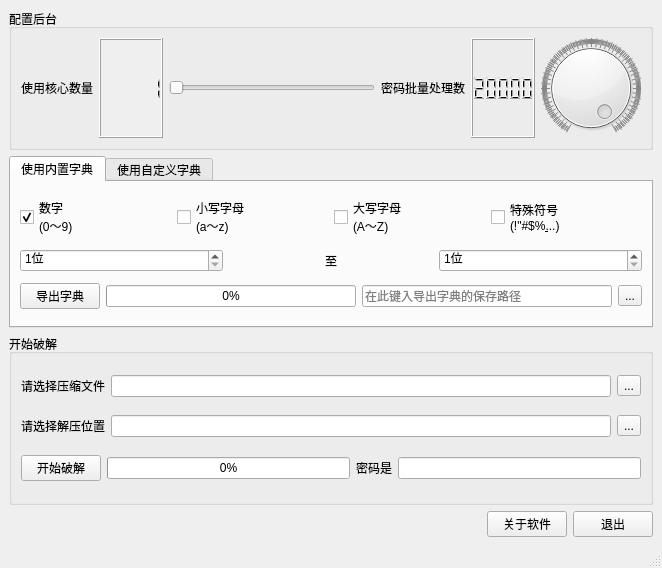
<?xml version="1.0" encoding="UTF-8"?>
<ui version="4.0">
 <class>MainWindow</class>
 <widget class="QMainWindow" name="MainWindow">
  <property name="geometry">
   <rect>
    <x>0</x>
    <y>0</y>
    <width>662</width>
    <height>568</height>
   </rect>
  </property>
  <property name="windowTitle">
   <string>压缩文件密码破解器</string>
  </property>
  <property name="windowIcon">
   <iconset>
    <normaloff>../res/icon.ico</normaloff>../res/icon.ico</iconset>
  </property>
  <property name="layoutDirection">
   <enum>Qt::LeftToRight</enum>
  </property>
  <property name="unifiedTitleAndToolBarOnMac">
   <bool>true</bool>
  </property>
  <widget class="QWidget" name="centralwidget">
   <layout class="QGridLayout" name="gridLayout_2">
    <item row="1" column="0">
     <widget class="QTabWidget" name="dict_source">
      <property name="sizePolicy">
       <sizepolicy hsizetype="Preferred" vsizetype="Expanding">
        <horstretch>0</horstretch>
        <verstretch>0</verstretch>
       </sizepolicy>
      </property>
      <property name="maximumSize">
       <size>
        <width>16777215</width>
        <height>16777215</height>
       </size>
      </property>
      <property name="toolTip">
       <string>切换字典源</string>
      </property>
      <property name="statusTip">
       <string>切换字典源</string>
      </property>
      <property name="whatsThis">
       <string>切换字典源</string>
      </property>
      <property name="currentIndex">
       <number>0</number>
      </property>
      <widget class="QWidget" name="internal_dict">
       <attribute name="title">
        <string>使用内置字典</string>
       </attribute>
       <layout class="QVBoxLayout" name="verticalLayout_2">
        <item>
         <layout class="QHBoxLayout" name="check_boxes">
          <item>
           <widget class="QCheckBox" name="checkBox_num">
            <property name="toolTip">
             <string>密码是否包含数字</string>
            </property>
            <property name="statusTip">
             <string>密码是否包含数字</string>
            </property>
            <property name="whatsThis">
             <string>密码是否包含数字</string>
            </property>
            <property name="text">
             <string>数字
(0～9)</string>
            </property>
            <property name="checked">
             <bool>true</bool>
            </property>
           </widget>
          </item>
          <item>
           <widget class="QCheckBox" name="checkBox_lower_letter">
            <property name="toolTip">
             <string>密码是否包含小写字母</string>
            </property>
            <property name="statusTip">
             <string>密码是否包含小写字母</string>
            </property>
            <property name="whatsThis">
             <string>密码是否包含小写字母</string>
            </property>
            <property name="text">
             <string>小写字母
(a～z)</string>
            </property>
           </widget>
          </item>
          <item>
           <widget class="QCheckBox" name="checkBox_upper_letter">
            <property name="toolTip">
             <string>密码是否包含大写字母</string>
            </property>
            <property name="statusTip">
             <string>密码是否包含大写字母</string>
            </property>
            <property name="whatsThis">
             <string>密码是否包含大写字母</string>
            </property>
            <property name="text">
             <string>大写字母
(A～Z)</string>
            </property>
           </widget>
          </item>
          <item>
           <widget class="QCheckBox" name="checkBox_symbols">
            <property name="toolTip">
             <string>密码是否包含特殊符号</string>
            </property>
            <property name="statusTip">
             <string>密码是否包含特殊符号</string>
            </property>
            <property name="whatsThis">
             <string>密码是否包含特殊符号</string>
            </property>
            <property name="text">
             <string>特殊符号
(!&quot;#$%&amp;...)</string>
            </property>
           </widget>
          </item>
         </layout>
        </item>
        <item>
         <layout class="QHBoxLayout" name="digits_boxes">
          <item>
           <widget class="QSpinBox" name="digit_min">
            <property name="toolTip">
             <string>设置最低位数</string>
            </property>
            <property name="statusTip">
             <string>设置最低位数</string>
            </property>
            <property name="whatsThis">
             <string>设置最低位数</string>
            </property>
            <property name="suffix">
             <string>位</string>
            </property>
            <property name="prefix">
             <string/>
            </property>
            <property name="minimum">
             <number>1</number>
            </property>
            <property name="maximum">
             <number>8</number>
            </property>
           </widget>
          </item>
          <item alignment="Qt::AlignHCenter">
           <widget class="QLabel" name="label_8">
            <property name="maximumSize">
             <size>
              <width>16777215</width>
              <height>40</height>
             </size>
            </property>
            <property name="text">
             <string>至</string>
            </property>
           </widget>
          </item>
          <item>
           <widget class="QSpinBox" name="digit_max">
            <property name="toolTip">
             <string>设置最高位数</string>
            </property>
            <property name="statusTip">
             <string>设置最高位数</string>
            </property>
            <property name="whatsThis">
             <string>设置最高位数</string>
            </property>
            <property name="suffix">
             <string>位</string>
            </property>
            <property name="minimum">
             <number>1</number>
            </property>
            <property name="maximum">
             <number>8</number>
            </property>
           </widget>
          </item>
         </layout>
        </item>
        <item>
         <layout class="QHBoxLayout" name="export_boxes">
          <item>
           <widget class="QPushButton" name="button_export">
            <property name="maximumSize">
             <size>
              <width>167</width>
              <height>16777215</height>
             </size>
            </property>
            <property name="toolTip">
             <string>点击开始导出字典</string>
            </property>
            <property name="statusTip">
             <string>点击开始导出字典</string>
            </property>
            <property name="whatsThis">
             <string>点击开始导出字典</string>
            </property>
            <property name="text">
             <string>导出字典</string>
            </property>
           </widget>
          </item>
          <item>
           <widget class="QProgressBar" name="progress_export">
            <property name="toolTip">
             <string>导出字典进度</string>
            </property>
            <property name="statusTip">
             <string>导出字典进度</string>
            </property>
            <property name="whatsThis">
             <string>导出字典进度</string>
            </property>
            <property name="value">
             <number>0</number>
            </property>
           </widget>
          </item>
          <item>
           <widget class="QLineEdit" name="export_path">
            <property name="toolTip">
             <string>导出字典的保存路径</string>
            </property>
            <property name="statusTip">
             <string>导出字典的保存路径</string>
            </property>
            <property name="whatsThis">
             <string>导出字典的保存路径</string>
            </property>
            <property name="placeholderText">
             <string>在此键入导出字典的保存路径</string>
            </property>
           </widget>
          </item>
          <item>
           <widget class="QToolButton" name="button_export_path">
            <property name="toolTip">
             <string>点击选择导出字典的保存路径</string>
            </property>
            <property name="statusTip">
             <string>点击选择导出字典的保存路径</string>
            </property>
            <property name="whatsThis">
             <string>点击选择导出字典的保存路径</string>
            </property>
            <property name="text">
             <string>...</string>
            </property>
           </widget>
          </item>
         </layout>
        </item>
       </layout>
      </widget>
      <widget class="QWidget" name="external_dict">
       <attribute name="title">
        <string>使用自定义字典</string>
       </attribute>
       <layout class="QGridLayout" name="gridLayout">
        <item row="0" column="1">
         <widget class="QLineEdit" name="dict_path">
          <property name="toolTip">
           <string>自定义字典位置</string>
          </property>
          <property name="statusTip">
           <string>自定义字典位置</string>
          </property>
          <property name="whatsThis">
           <string>自定义字典位置</string>
          </property>
         </widget>
        </item>
        <item row="0" column="0">
         <widget class="QLabel" name="label_5">
          <property name="text">
           <string>请选择自定义字典</string>
          </property>
         </widget>
        </item>
        <item row="0" column="2">
         <widget class="QToolButton" name="button_dict_path">
          <property name="toolTip">
           <string>点击选择自定义字典</string>
          </property>
          <property name="statusTip">
           <string>点击选择自定义字典</string>
          </property>
          <property name="whatsThis">
           <string>点击选择自定义字典</string>
          </property>
          <property name="text">
           <string>...</string>
          </property>
         </widget>
        </item>
       </layout>
      </widget>
     </widget>
    </item>
    <item row="0" column="0">
     <widget class="QGroupBox" name="groupBox_2">
      <property name="sizePolicy">
       <sizepolicy hsizetype="Preferred" vsizetype="Preferred">
        <horstretch>0</horstretch>
        <verstretch>0</verstretch>
       </sizepolicy>
      </property>
      <property name="toolTip">
       <string>配置后台</string>
      </property>
      <property name="statusTip">
       <string>配置后台</string>
      </property>
      <property name="whatsThis">
       <string>配置后台</string>
      </property>
      <property name="title">
       <string>配置后台</string>
      </property>
      <layout class="QVBoxLayout" name="verticalLayout_3">
       <item>
        <layout class="QHBoxLayout" name="horizontalLayout_2">
         <item>
          <widget class="QLabel" name="label_6">
           <property name="text">
            <string>使用核心数量</string>
           </property>
          </widget>
         </item>
         <item>
          <widget class="QLCDNumber" name="core_num">
           <property name="toolTip">
            <string>后台消费者的线程数或进程数</string>
           </property>
           <property name="statusTip">
            <string>后台消费者的线程数或进程数</string>
           </property>
           <property name="whatsThis">
            <string>后台消费者的线程数或进程数</string>
           </property>
           <property name="autoFillBackground">
            <bool>true</bool>
           </property>
           <property name="frameShape">
            <enum>QFrame::Box</enum>
           </property>
           <property name="frameShadow">
            <enum>QFrame::Raised</enum>
           </property>
           <property name="segmentStyle">
            <enum>QLCDNumber::Filled</enum>
           </property>
           <property name="value" stdset="0">
            <double>1.000000000000000</double>
           </property>
          </widget>
         </item>
         <item>
          <widget class="QSlider" name="cpu_slider">
           <property name="toolTip">
            <string>滑动调节后台消费者的线程数或进程数</string>
           </property>
           <property name="statusTip">
            <string>滑动调节后台消费者的线程数或进程数</string>
           </property>
           <property name="whatsThis">
            <string>滑动调节后台消费者的线程数或进程数</string>
           </property>
           <property name="minimum">
            <number>1</number>
           </property>
           <property name="orientation">
            <enum>Qt::Horizontal</enum>
           </property>
          </widget>
         </item>
         <item>
          <widget class="QLabel" name="label">
           <property name="text">
            <string>密码批量处理数</string>
           </property>
          </widget>
         </item>
         <item>
          <widget class="QLCDNumber" name="batch_size">
           <property name="toolTip">
            <string>导出或导入密码时批量处理密码数量</string>
           </property>
           <property name="statusTip">
            <string>导出或导入密码时批量处理密码数量</string>
           </property>
           <property name="whatsThis">
            <string>导出或导入密码时批量处理密码数量</string>
           </property>
           <property name="intValue" stdset="0">
            <number>20000</number>
           </property>
          </widget>
         </item>
         <item>
          <widget class="QDial" name="dial">
           <property name="toolTip">
            <string>转动调节批量处理密码的数量</string>
           </property>
           <property name="statusTip">
            <string>转动调节批量处理密码的数量</string>
           </property>
           <property name="whatsThis">
            <string>转动调节批量处理密码的数量</string>
           </property>
           <property name="minimum">
            <number>1</number>
           </property>
           <property name="maximum">
            <number>20000</number>
           </property>
           <property name="value">
            <number>20000</number>
           </property>
           <property name="wrapping">
            <bool>false</bool>
           </property>
           <property name="notchTarget">
            <double>3.700000000000000</double>
           </property>
           <property name="notchesVisible">
            <bool>true</bool>
           </property>
          </widget>
         </item>
        </layout>
       </item>
      </layout>
     </widget>
    </item>
    <item row="3" column="0">
     <widget class="QGroupBox" name="groupBox">
      <property name="sizePolicy">
       <sizepolicy hsizetype="Preferred" vsizetype="Expanding">
        <horstretch>0</horstretch>
        <verstretch>0</verstretch>
       </sizepolicy>
      </property>
      <property name="toolTip">
       <string>开始破解</string>
      </property>
      <property name="statusTip">
       <string>开始破解</string>
      </property>
      <property name="whatsThis">
       <string>开始破解</string>
      </property>
      <property name="title">
       <string>开始破解</string>
      </property>
      <layout class="QVBoxLayout" name="verticalLayout">
       <item>
        <layout class="QHBoxLayout" name="horizontalLayout_6">
         <item>
          <widget class="QLabel" name="label_2">
           <property name="text">
            <string>请选择压缩文件</string>
           </property>
          </widget>
         </item>
         <item>
          <widget class="QLineEdit" name="zipfile_path">
           <property name="toolTip">
            <string>压缩文件位置</string>
           </property>
           <property name="statusTip">
            <string>压缩文件位置</string>
           </property>
           <property name="whatsThis">
            <string>压缩文件位置</string>
           </property>
          </widget>
         </item>
         <item>
          <widget class="QToolButton" name="button_zipfile_path">
           <property name="toolTip">
            <string>点击选择压缩文件</string>
           </property>
           <property name="statusTip">
            <string>点击选择压缩文件</string>
           </property>
           <property name="whatsThis">
            <string>点击选择压缩文件</string>
           </property>
           <property name="text">
            <string>...</string>
           </property>
          </widget>
         </item>
        </layout>
       </item>
       <item>
        <layout class="QHBoxLayout" name="horizontalLayout_4">
         <item>
          <widget class="QLabel" name="label_3">
           <property name="text">
            <string>请选择解压位置</string>
           </property>
          </widget>
         </item>
         <item>
          <widget class="QLineEdit" name="extract_path">
           <property name="toolTip">
            <string>解压路径</string>
           </property>
           <property name="statusTip">
            <string>解压路径</string>
           </property>
           <property name="whatsThis">
            <string>解压路径</string>
           </property>
          </widget>
         </item>
         <item>
          <widget class="QToolButton" name="button_extract_path">
           <property name="toolTip">
            <string>点击选择解压位置</string>
           </property>
           <property name="statusTip">
            <string>点击选择解压位置</string>
           </property>
           <property name="whatsThis">
            <string>点击选择解压位置</string>
           </property>
           <property name="text">
            <string>...</string>
           </property>
          </widget>
         </item>
        </layout>
       </item>
       <item>
        <layout class="QHBoxLayout" name="horizontalLayout_7">
         <item alignment="Qt::AlignLeft">
          <widget class="QPushButton" name="pushButton_crack">
           <property name="toolTip">
            <string>点击开始破解</string>
           </property>
           <property name="statusTip">
            <string>点击开始破解</string>
           </property>
           <property name="whatsThis">
            <string>点击开始破解</string>
           </property>
           <property name="text">
            <string>开始破解</string>
           </property>
          </widget>
         </item>
         <item>
          <widget class="QProgressBar" name="progress_crack">
           <property name="toolTip">
            <string>破解进度</string>
           </property>
           <property name="statusTip">
            <string>破解进度</string>
           </property>
           <property name="whatsThis">
            <string>破解进度</string>
           </property>
           <property name="value">
            <number>0</number>
           </property>
          </widget>
         </item>
         <item alignment="Qt::AlignLeft">
          <widget class="QLabel" name="label_password_is">
           <property name="text">
            <string>密码是</string>
           </property>
          </widget>
         </item>
         <item>
          <widget class="QLineEdit" name="password">
           <property name="toolTip">
            <string>破解出的压缩密码</string>
           </property>
           <property name="statusTip">
            <string>破解出的压缩密码</string>
           </property>
           <property name="whatsThis">
            <string>破解出的压缩密码</string>
           </property>
           <property name="readOnly">
            <bool>true</bool>
           </property>
          </widget>
         </item>
        </layout>
       </item>
      </layout>
     </widget>
    </item>
    <item row="4" column="0">
     <layout class="QHBoxLayout" name="horizontalLayout">
      <item>
       <spacer name="horizontalSpacer_2">
        <property name="orientation">
         <enum>Qt::Horizontal</enum>
        </property>
        <property name="sizeHint" stdset="0">
         <size>
          <width>40</width>
          <height>20</height>
         </size>
        </property>
       </spacer>
      </item>
      <item>
       <widget class="QPushButton" name="pushButton">
        <property name="text">
         <string>关于软件</string>
        </property>
       </widget>
      </item>
      <item>
       <widget class="QPushButton" name="pushButton_2">
        <property name="text">
         <string>退出</string>
        </property>
       </widget>
      </item>
     </layout>
    </item>
   </layout>
  </widget>
  <widget class="QStatusBar" name="statusbar"/>
 </widget>
 <resources/>
 <connections>
  <connection>
   <sender>cpu_slider</sender>
   <signal>valueChanged(int)</signal>
   <receiver>core_num</receiver>
   <slot>display(int)</slot>
   <hints>
    <hint type="sourcelabel">
     <x>347</x>
     <y>99</y>
    </hint>
    <hint type="destinationlabel">
     <x>169</x>
     <y>61</y>
    </hint>
   </hints>
  </connection>
  <connection>
   <sender>button_export_path</sender>
   <signal>clicked()</signal>
   <receiver>MainWindow</receiver>
   <slot>select_export_path()</slot>
   <hints>
    <hint type="sourcelabel">
     <x>632</x>
     <y>295</y>
    </hint>
    <hint type="destinationlabel">
     <x>657</x>
     <y>220</y>
    </hint>
   </hints>
  </connection>
  <connection>
   <sender>button_export</sender>
   <signal>clicked()</signal>
   <receiver>MainWindow</receiver>
   <slot>on_export_dict()</slot>
   <hints>
    <hint type="sourcelabel">
     <x>64</x>
     <y>305</y>
    </hint>
    <hint type="destinationlabel">
     <x>7</x>
     <y>216</y>
    </hint>
   </hints>
  </connection>
  <connection>
   <sender>dial</sender>
   <signal>valueChanged(int)</signal>
   <receiver>batch_size</receiver>
   <slot>display(int)</slot>
   <hints>
    <hint type="sourcelabel">
     <x>584</x>
     <y>73</y>
    </hint>
    <hint type="destinationlabel">
     <x>522</x>
     <y>70</y>
    </hint>
   </hints>
  </connection>
  <connection>
   <sender>progress_export</sender>
   <signal>valueChanged(int)</signal>
   <receiver>MainWindow</receiver>
   <slot>on_export_progress_changed(int)</slot>
   <hints>
    <hint type="sourcelabel">
     <x>181</x>
     <y>302</y>
    </hint>
    <hint type="destinationlabel">
     <x>9</x>
     <y>301</y>
    </hint>
   </hints>
  </connection>
  <connection>
   <sender>button_zipfile_path</sender>
   <signal>clicked()</signal>
   <receiver>MainWindow</receiver>
   <slot>select_zipfile_path()</slot>
   <hints>
    <hint type="sourcelabel">
     <x>632</x>
     <y>379</y>
    </hint>
    <hint type="destinationlabel">
     <x>656</x>
     <y>398</y>
    </hint>
   </hints>
  </connection>
  <connection>
   <sender>button_extract_path</sender>
   <signal>clicked()</signal>
   <receiver>MainWindow</receiver>
   <slot>select_extract_path()</slot>
   <hints>
    <hint type="sourcelabel">
     <x>616</x>
     <y>415</y>
    </hint>
    <hint type="destinationlabel">
     <x>658</x>
     <y>442</y>
    </hint>
   </hints>
  </connection>
  <connection>
   <sender>pushButton_2</sender>
   <signal>clicked()</signal>
   <receiver>MainWindow</receiver>
   <slot>close()</slot>
   <hints>
    <hint type="sourcelabel">
     <x>623</x>
     <y>508</y>
    </hint>
    <hint type="destinationlabel">
     <x>662</x>
     <y>514</y>
    </hint>
   </hints>
  </connection>
  <connection>
   <sender>button_dict_path</sender>
   <signal>clicked()</signal>
   <receiver>MainWindow</receiver>
   <slot>select_dict_path()</slot>
   <hints>
    <hint type="sourcelabel">
     <x>609</x>
     <y>247</y>
    </hint>
    <hint type="destinationlabel">
     <x>655</x>
     <y>253</y>
    </hint>
   </hints>
  </connection>
  <connection>
   <sender>pushButton_crack</sender>
   <signal>clicked()</signal>
   <receiver>MainWindow</receiver>
   <slot>on_crack_password()</slot>
   <hints>
    <hint type="sourcelabel">
     <x>82</x>
     <y>461</y>
    </hint>
    <hint type="destinationlabel">
     <x>82</x>
     <y>503</y>
    </hint>
   </hints>
  </connection>
  <connection>
   <sender>progress_crack</sender>
   <signal>valueChanged(int)</signal>
   <receiver>MainWindow</receiver>
   <slot>on_crack_progress_changed(int)</slot>
   <hints>
    <hint type="sourcelabel">
     <x>150</x>
     <y>461</y>
    </hint>
    <hint type="destinationlabel">
     <x>153</x>
     <y>502</y>
    </hint>
   </hints>
  </connection>
  <connection>
   <sender>pushButton</sender>
   <signal>clicked()</signal>
   <receiver>MainWindow</receiver>
   <slot>on_about()</slot>
   <hints>
    <hint type="sourcelabel">
     <x>489</x>
     <y>523</y>
    </hint>
    <hint type="destinationlabel">
     <x>451</x>
     <y>522</y>
    </hint>
   </hints>
  </connection>
 </connections>
 <slots>
  <slot>validate_bool()</slot>
  <slot>select_export_path()</slot>
  <slot>on_export_dict()</slot>
  <slot>on_export_progress_changed(int)</slot>
  <slot>select_zipfile_path()</slot>
  <slot>select_extract_path()</slot>
  <slot>select_dict_path()</slot>
  <slot>on_crack_password()</slot>
  <slot>on_crack_progress_changed(int)</slot>
  <slot>on_about()</slot>
 </slots>
</ui>
